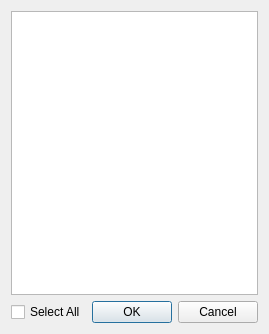
<?xml version="1.0" encoding="UTF-8"?>
<ui version="4.0">
 <class>Form</class>
 <widget class="QWidget" name="Form">
  <property name="geometry">
   <rect>
    <x>0</x>
    <y>0</y>
    <width>263</width>
    <height>334</height>
   </rect>
  </property>
  <property name="windowTitle">
   <string>Select Install App</string>
  </property>
  <layout class="QGridLayout" name="gridLayout">
   <item row="1" column="1">
    <widget class="QDialogButtonBox" name="buttonBox">
     <property name="orientation">
      <enum>Qt::Horizontal</enum>
     </property>
     <property name="standardButtons">
      <set>QDialogButtonBox::Cancel|QDialogButtonBox::Ok</set>
     </property>
    </widget>
   </item>
   <item row="1" column="0">
    <widget class="QCheckBox" name="checkBox">
     <property name="text">
      <string>Select All</string>
     </property>
    </widget>
   </item>
   <item row="0" column="0" colspan="2">
    <widget class="QListView" name="listView">
     <property name="editTriggers">
      <set>QAbstractItemView::NoEditTriggers</set>
     </property>
     <property name="selectionMode">
      <enum>QAbstractItemView::SingleSelection</enum>
     </property>
     <property name="selectionBehavior">
      <enum>QAbstractItemView::SelectRows</enum>
     </property>
    </widget>
   </item>
  </layout>
 </widget>
 <resources/>
 <connections/>
</ui>
